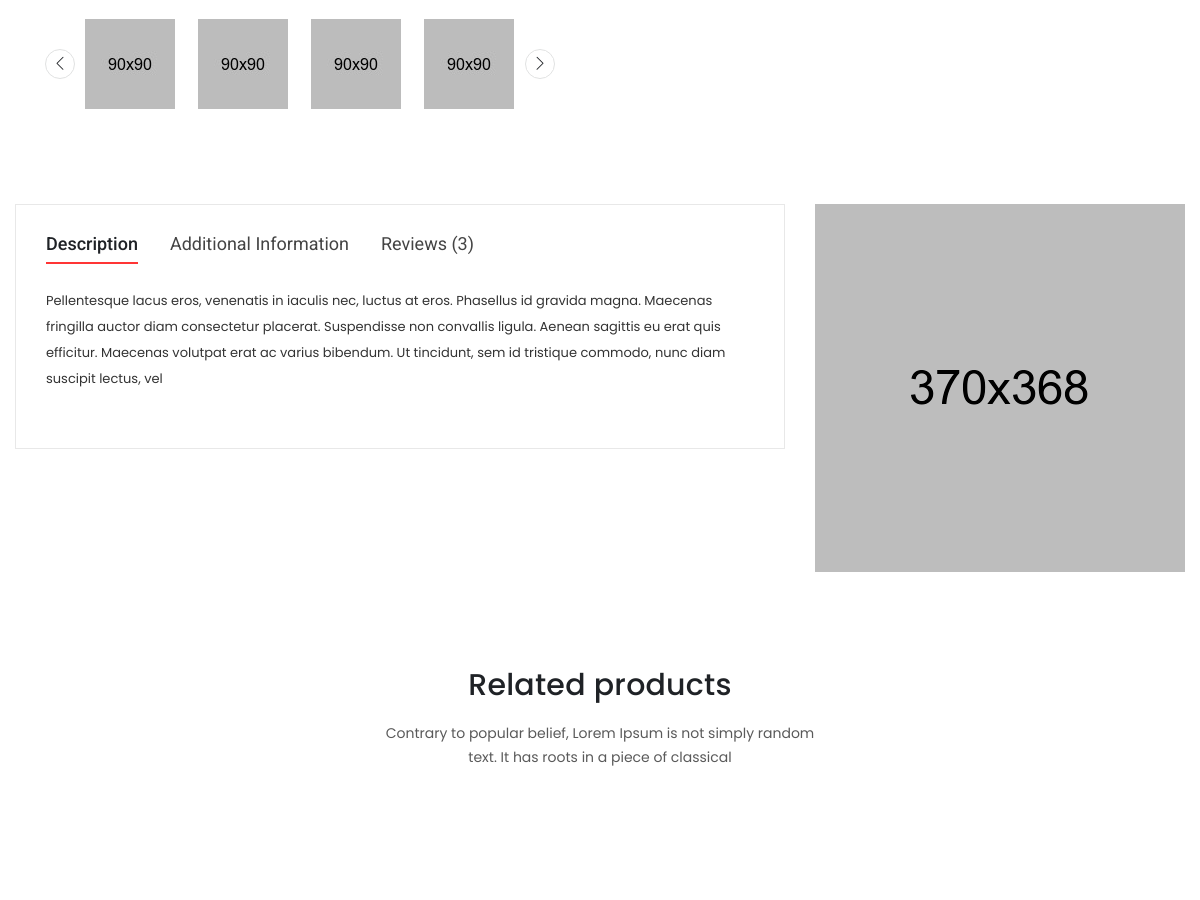
The page /good/6/ (middle part) on the database as committed earlier.
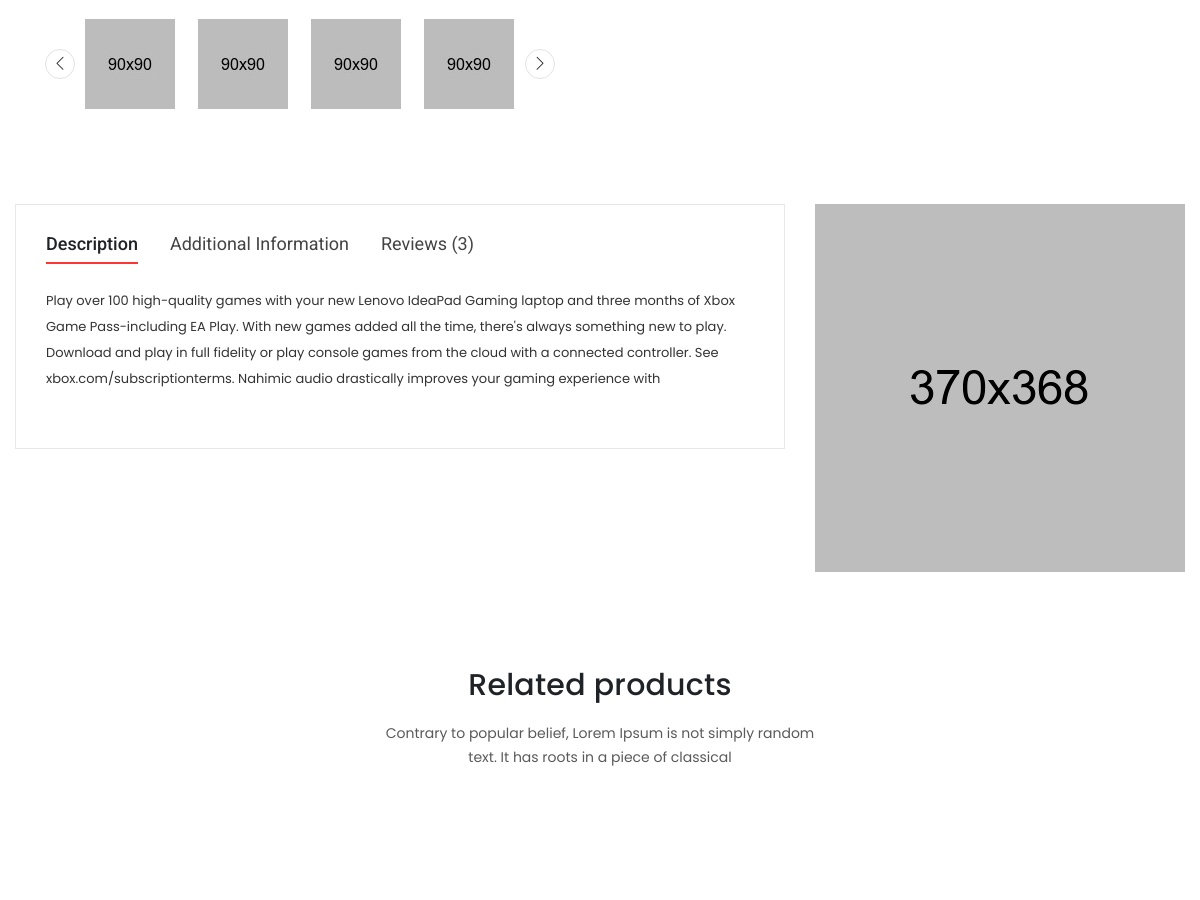
The same page on the database as committed later.
### main/models.py (models this page shows, shortened)
class Good(models.Model):
	title = models.CharField(max_length=50, blank=True)
	category = models.ForeignKey("Category", on_delete=models.CASCADE)
	level = models.IntegerField(blank=True, default=0)
	old_price = models.FloatField(default=0)
	price = models.FloatField(default=0)
	rating = models.FloatField(default=0)
	short_description = models.TextField(max_length=200, blank=True)
	weight = models.TextField(max_length=200, blank=True)
	dimension = models.TextField(max_length=200, blank=True)
	materials = models.TextField(max_length=200, blank=True)
	extra = models.TextField(max_length=200, blank=True)
	description = models.TextField(max_length=400, blank=True)
	color = models.ForeignKey("Color", on_delete=models.CASCADE)
	size = models.ForeignKey("Size", on_delete=models.CASCADE)
	logo = models.ImageField(upload_to='uploads', blank=True)
	logo2 = models.ImageField(upload_to='uploads', blank=True)
	logo3 = models.ImageField(upload_to='uploads', blank=True)
	logo4 = models.ImageField(upload_to='uploads', blank=True)
	logo5 = models.ImageField(upload_to='uploads', blank=True)
	logo6 = models.ImageField(upload_to='uploads', blank=True)
	logo_vertical = models.ImageField(upload_to='uploads', blank=True)
	logo_horizontal = models.ImageField(upload_to='uploads', blank=True)
	is_main = models.BooleanField(default=False)
	is_new = models.BooleanField(default=False)
	is_popular = models.BooleanField(default=False)
	is_discount = models.BooleanField(default=False)
	brand = models.ForeignKey("CategoryBrand", on_delete=models.CASCADE,null=True, blank=True)
	stock = models.IntegerField(blank=True, default=0)

### main/views.py (the view)
# urls.py: path('good/<int:good_id>/', goodHandler, name='product-details'),
def goodHandler(request, good_id):
	active_good = Good.objects.get(id=good_id)
	context = {
		'active_good':active_good,
	}
	return render(request, 'product-details.html', context)

### templates/product-details.html (shortened to what this page needs)
{% extends 'base.html' %}
{% block content %}
<div class="product-details-area pt-100 pb-95">
    <div class="container">
        <div class="row">
            <div class="col-lg-6 col-md-6">
                <div class="product-details-img">
                    <div id="gallery" class="mt-20 product-dec-slider">
                        <a data-image="/static/img/product-details/product-detalis-l1.jpg" data-zoom-image="/static/img/product-details/product-detalis-bl1.jpg">
                            <img src="/static/img/product-details/product-detalis-s1.jpg" alt="">
                        </a>
                        <a data-image="/static/img/product-details/product-detalis-l2.jpg" data-zoom-image="/static/img/product-details/product-detalis-bl2.jpg">
                            <img src="/static/img/product-details/product-detalis-s2.jpg" alt="">
                        </a>
                        <a data-image="/static/img/product-details/product-detalis-l3.jpg" data-zoom-image="/static/img/product-details/product-detalis-bl3.jpg">
                            <img src="/static/img/product-details/product-detalis-s3.jpg" alt="">
                        </a>
                        <a data-image="/static/img/product-details/product-detalis-l4.jpg" data-zoom-image="/static/img/product-details/product-detalis-bl4.jpg">
                            <img src="/static/img/product-details/product-detalis-s4.jpg" alt="">
                        </a>
                    </div>
                </div>
            </div>
            <div class="col-lg-6 col-md-6">
            </div>
        </div>
    </div>
</div>
<div class="description-review-area pb-95">
    <div class="container">
        <div class="row">
            <div class="col-lg-8 col-md-8">
                <div class="description-review-wrapper">
                    <div class="description-review-topbar nav">
                        <a class="active" data-toggle="tab" href="#des-details1">Description</a>
                        <a data-toggle="tab" href="#des-details3">Additional information</a>
                        <a data-toggle="tab" href="#des-details2">Reviews (3)</a>
                    </div>
                    <div class="tab-content description-review-bottom">
                        <div id="des-details1" class="tab-pane active">
                            <div class="product-description-wrapper">
                                {% if active_good.description %}
                                <p>{{active_good.description }}</p>
                                {% else %}
                                <p>Pellentesque lacus eros, venenatis in iaculis nec, luctus at eros. Phasellus id gravida magna. Maecenas fringilla auctor diam consectetur placerat. Suspendisse non convallis ligula. Aenean sagittis eu erat quis efficitur. Maecenas volutpat erat ac varius bibendum. Ut tincidunt, sem id tristique commodo, nunc diam suscipit lectus, vel</p>
                                {% endif %}
                            </div>
                        </div>
                    </div>
                </div>
            </div>
            <div class="col-lg-4 col-md-4">
                <div class="pro-dec-banner">
                    <a href="#"><img src="/static/img/banner/banner-15.png" alt=""></a>
                </div>
            </div>
        </div>
    </div>
</div>
<div class="product-area pb-70">
    <div class="container">
        <div class="section-title text-center pb-60">
            <h2>Related products</h2>
            <p> Contrary to popular belief, Lorem Ipsum is not simply random text. It has roots in a piece of classical</p>
        </div>
    </div>
</div>
{% endblock content %}

### templates/base.html (shortened to what this page needs)
<!doctype html>
<html class="no-js" lang="zxx">
<head>
    <link rel="stylesheet" href="/static/css/bootstrap.min.css">
    <link rel="stylesheet" href="/static/css/icons.min.css">
    <link rel="stylesheet" href="/static/css/plugins.css">
    <link rel="stylesheet" href="/static/css/style.css">
</head>
<body>
<div class="wrapper">
    {% block content %}
    {% endblock content %}
</div>
</body>
</html>

### static/css/plugins.css (style rules this page uses)
.slick-slider { position:relative;display:block;box-sizing:border-box;-webkit-user-select:none;-moz-user-select:none;-ms-user-select:none;user-select:none;-webkit-touch-callout:none;-khtml-user-select:none;-ms-touch-action:pan-y;touch-action:pan-y;-webkit-tap-highlight-color:transparent }
.slick-slide { display:none;float:left;height:100%;min-height:1px }
.slick-slide img { display:block }
.slick-initialized .slick-slide { display:block }

Rows that differ between the two databases and show on the page:
now on this page (row edited): Good: description "Play over 100 high-quality games with your new Lenovo IdeaPad Gaming laptop and three months of Xbox Game Pass-including EA Play. With new games added all the time, there's always something new to play. Download and play in full fidelity or play console games from the cloud with a connected controller. See xbox.com/subscriptionterms. Nahimic audio drastically improves your gaming experience with"
Other text that changed with them:
text no longer shown: "Pellentesque lacus eros, venenatis in iaculis nec, luctus at eros. Phasellus id gravida magna. Maecenas fringilla auctor diam consectetur placerat. Suspendisse non convallis ligula. Aenean sagittis eu erat quis efficitur. Maecenas volutpat erat ac varius bibendum. Ut tincidunt, sem id tristique commodo, nunc diam suscipit lectus, vel"
